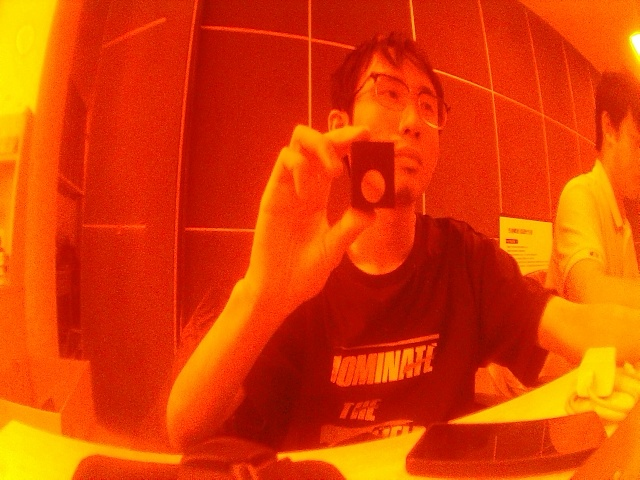
//> input picture SGBM(C++)/left_red.jpg, 640 x 480 px
$ ./SGBM   (built with g++ and OpenCV 4)
//> lines starting //> are read from the running program, lines starting //| are printed output that depends on the picture
/*        双目测距        */

#include <opencv2/opencv.hpp>
#include <iostream>
#include <math.h>

using namespace std;
using namespace cv;

const int imageWidth = 640;                             //摄像头的分辨率
const int imageHeight = 480;
Vec3f  point3;
float d;
Size imageSize = Size(imageWidth, imageHeight);

Mat img;
Mat rgbImageL, grayImageL;
Mat rgbImageR, grayImageR;
Mat rectifyImageL, rectifyImageR;
Rect m_l_select;
Rect m_r_select;

Rect validROIL;//图像校正之后，会对图像进行裁剪，这里的validROI就是指裁剪之后的区域
Rect validROIR;

Mat mapLx, mapLy, mapRx, mapRy;     //映射表
Mat Rl, Rr, Pl, Pr, Q;              //校正旋转矩阵R，投影矩阵P 重投影矩阵Q
Mat xyz;              //三维坐标

Point origin;         //鼠标按下的起始点
Rect selection;      //定义矩形选框
bool selectObject = false;    //是否选择对象

// ==== SGBM 全局调参变量 ====
int blockSize = 1;          // 实际 BlockSize: blockSize*2 + 5 -> 默认 7
int minDisparity = 1;       // 默认 1
int numDisparities = 4;     // 实际 NumDisparities: numDisparities*16 -> 默认 64
int preFilterCap = 1;       // 默认 1
int uniquenessRatio = 10;   // 默认 10
int speckleRange = 100;     // 默认 100
int speckleWindowSize = 100;// 默认 100
int disp12MaxDiff = 0;      // 实际 maxDiff: disp12MaxDiff - 1 -> 默认 -1
int modeSGBM = 1;           // 0:SGBM, 1:HH, 2:SGBM_3WAY -> 默认 1 (HH)
int img_channels = 3;
Ptr<cv::StereoSGBM> sgbm = cv::StereoSGBM::create();


/*事先标定好的左相机的内参矩阵
fx 0 cx
0 fy cy
0  0  1
*/
Mat cameraMatrixL = (Mat_<double>(3, 3) << 516.5066236, -1.444673028, 320.2950423, 0, 516.5816117, 270.7881873, 0, 0, 1.);
//获得的畸变参数


/*418.523322187048	0	0
-1.26842201390676	421.222568242056	0
344.758267538961	243.318992284899	1 */ //2

Mat distCoeffL = (Mat_<double>(5, 1) << -0.046645194, 0.077595167, 0.012476819, -0.000711358, 0);
//[0.006636837611004,0.050240447649195] [0.006681263320267,0.003130367429418]


/*事先标定好的右相机的内参矩阵
fx 0 cx
0 fy cy
0  0  1
*/
Mat cameraMatrixR = (Mat_<double>(3, 3) << 511.8428182, 1.295112628, 317.310253, 0, 513.0748795, 269.5885026, 0, 0, 1);


/*
417.417985082506	0	0
0.498638151824367	419.795432389420	0
309.903372309072	236.256106972796	1
*/ //2


Mat distCoeffR = (Mat_<double>(5, 1) << -0.061588946, 0.122384376, 0.011081232, -0.000750439, 0);
//[-0.038407383078874,0.236392800301615]  [0.004121779274885,0.002296129959664]


Mat T = (Mat_<double>(3, 1) << -120.3559901, -0.188953775, -0.662073075);//T平移向量
//[-1.210187345641146e+02,0.519235426836325,-0.425535566316217]
															 //对应Matlab所得T参数
//Mat rec = (Mat_<double>(3, 1) << -0.00306, -0.03207, 0.00206);//rec旋转向量，对应matlab om参数  我
Mat rec = (Mat_<double>(3, 3) << 0.999911333, -0.004351508, 0.012585312,
	0.004184066, 0.999902792, 0.013300386,
	-0.012641965, -0.013246549, 0.999832341);                //rec旋转向量，对应matlab om参数  我

/* 0.999341122700880	0.000660748031451783	-0.0362888948713456
-0.00206388651740061	0.999250989651683	-0.0386419468010579
0.0362361815232777	0.0386913826603732	0.998593969567432 */

//Mat T = (Mat_<double>(3, 1) << -48.4, 0.241, -0.0344);//T平移向量
																							  //[-1.210187345641146e+02,0.519235426836325,-0.425535566316217]
																							  //对应Matlab所得T参数

Mat R;//R 旋转矩阵


	  /*****立体匹配*****/
void stereo_match(int, void*)
{
	int actualBlockSize = MAX(3, blockSize * 2 + 5);
	int actualNumDisparities = MAX(16, numDisparities * 16);

	sgbm->setMinDisparity(minDisparity);
	sgbm->setNumDisparities(actualNumDisparities);
	sgbm->setBlockSize(actualBlockSize);

	int P1 = 8 * img_channels * actualBlockSize * actualBlockSize;
	int P2 = 32 * img_channels * actualBlockSize * actualBlockSize;
	sgbm->setP1(P1);
	sgbm->setP2(P2);

	int actualPreFilterCap = MAX(1, preFilterCap);
	sgbm->setPreFilterCap(actualPreFilterCap);
	sgbm->setUniquenessRatio(uniquenessRatio);
	sgbm->setSpeckleRange(speckleRange);
	sgbm->setSpeckleWindowSize(speckleWindowSize);
	sgbm->setDisp12MaxDiff(disp12MaxDiff - 1);

	if (modeSGBM == 0) sgbm->setMode(cv::StereoSGBM::MODE_SGBM);
	else if (modeSGBM == 1) sgbm->setMode(cv::StereoSGBM::MODE_HH);
	else sgbm->setMode(cv::StereoSGBM::MODE_SGBM_3WAY);

	Mat disp, disp8;
	sgbm->compute(rectifyImageL, rectifyImageR, disp);//输入图像必须为灰度图
	disp8 = Mat(disp.rows, disp.cols, CV_8UC1);
	normalize(disp, disp8, 0, 255, NORM_MINMAX, CV_8UC1);
	reprojectImageTo3D(disp, xyz, Q, true); //在实际求距离时，ReprojectTo3D出来的X / W, Y / W, Z / W都要乘以16(也就是W除以16)，才能得到正确的三维坐标信息。
	xyz = xyz * 16;
	imshow("disparity", disp8);
}

/*****描述：鼠标操作回调*****/
static void onMouse(int event, int x, int y, int, void*)
{
	if (selectObject)
	{
		selection.x = MIN(x, origin.x);
		selection.y = MIN(y, origin.y);
		selection.width = std::abs(x - origin.x);
		selection.height = std::abs(y - origin.y);
	}

	switch (event)
	{
	case EVENT_LBUTTONDOWN:   //鼠标左按钮按下的事件
		origin = Point(x, y);
		selection = Rect(x, y, 0, 0);
		selectObject = true;
		//cout << origin << "in world coordinate is: " << xyz.at<Vec3f>(origin) << endl;
		point3 = xyz.at<Vec3f>(origin);
		point3[0];
		//cout << "point3[0]:" << point3[0] << "point3[1]:" << point3[1] << "point3[2]:" << point3[2]<<endl;
		cout << "世界坐标：" << endl;
		cout << "x: " << point3[0] << "  y: " << point3[1] << "  z: " << point3[2] << endl;
		d = point3[0] * point3[0] + point3[1] * point3[1] + point3[2] * point3[2];
		d = sqrt(d);   //mm
	   // cout << "距离是:" << d << "mm" << endl;

		d = d / 10.0;   //cm
		cout << "距离是:" << d << "cm" << endl;

		// d = d/1000.0;   //m
		// cout << "距离是:" << d << "m" << endl;

		break;
	case EVENT_LBUTTONUP:    //鼠标左按钮释放的事件
		selectObject = false;
		if (selection.width > 0 && selection.height > 0)
			break;
	}
}


/*****主函数*****/
int main()
{
	cv::FileStorage fs("camera_param.yml", cv::FileStorage::READ);
	if (fs.isOpened()) {
		fs["red_mtx"] >> cameraMatrixL;
		fs["red_dist"] >> distCoeffL;
		fs["green_mtx"] >> cameraMatrixR;
		fs["green_dist"] >> distCoeffR;
		fs["rg_R"] >> R;
		fs["rg_T"] >> T;
		fs.release();
	}
	else {
		cout << "Failed to open camare_param.yml" << endl;
		return -1;
	}

	/*
	立体校正
	*/
	// Rodrigues(rec, R); //Rodrigues变换
	stereoRectify(cameraMatrixL, distCoeffL, cameraMatrixR, distCoeffR, imageSize, R, T, Rl, Rr, Pl, Pr, Q, CALIB_ZERO_DISPARITY,
		0, imageSize, &validROIL, &validROIR);
	initUndistortRectifyMap(cameraMatrixL, distCoeffL, Rl, Pr, imageSize, CV_32FC1, mapLx, mapLy);
	initUndistortRectifyMap(cameraMatrixR, distCoeffR, Rr, Pr, imageSize, CV_32FC1, mapRx, mapRy);

	/*
	读取图片
	*/

	rgbImageL = imread("left_red.jpg", IMREAD_COLOR);
//> rgbImageL is the input picture: 480 rows x 640 cols, CV_8UC3; mean B, G, R 3.5, 64.1, 221.5
	cvtColor(rgbImageL, grayImageL, COLOR_BGR2GRAY);
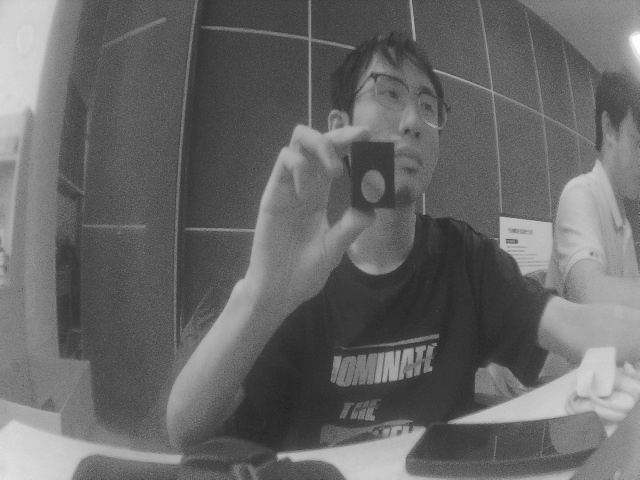
//> grayImageL: 480 rows x 640 cols, CV_8UC1; min 34, max 255, mean 104.2

	rgbImageR = imread("right_green.jpg", IMREAD_COLOR);
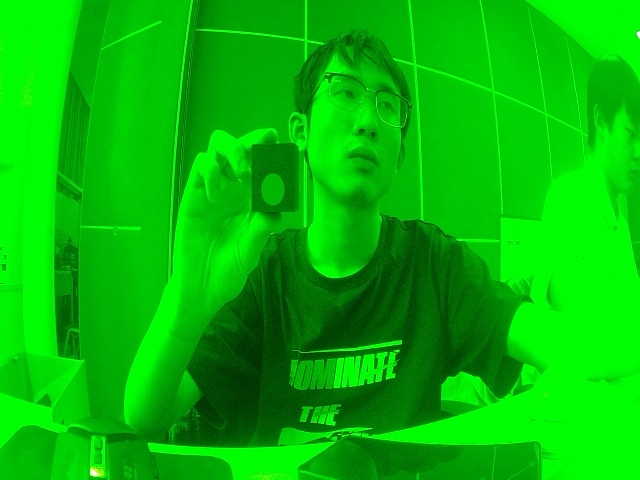
//> input picture SGBM(C++)/right_green.jpg, 640 x 480 px
//> rgbImageR is the input picture: 480 rows x 640 cols, CV_8UC3; mean B, G, R 3.6, 187.2, 2.2
	cvtColor(rgbImageR, grayImageR, COLOR_BGR2GRAY);

	// namedWindow("ImageL", WINDOW_AUTOSIZE);
	// namedWindow("ImageR", WINDOW_AUTOSIZE);
	imwrite("ImageL.jpg", grayImageL);
	imwrite("ImageR.jpg", grayImageR);
	// int key = -1;
    // while (key == -1 || key == 10 || key == 13) {
    //     key = waitKey(50);
    // }

	/*
	经过remap之后，左右相机的图像已经共面并且行对准了
	*/
	remap(grayImageL, rectifyImageL, mapLx, mapLy, INTER_LINEAR);
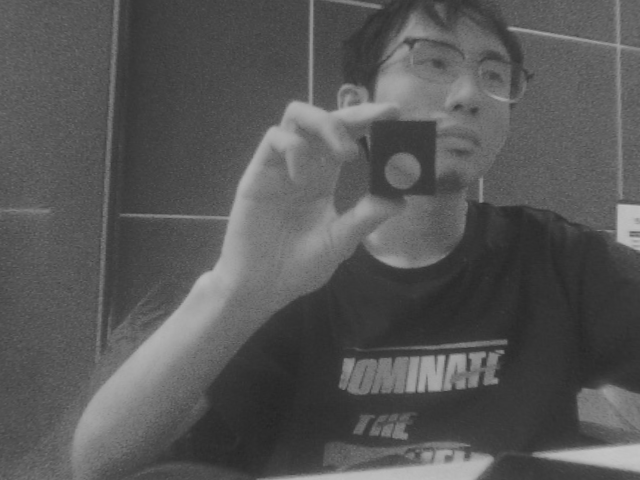
//> rectifyImageL: 480 rows x 640 cols, CV_8UC1; min 37, max 198, mean 87.3
	remap(grayImageR, rectifyImageR, mapRx, mapRy, INTER_LINEAR);
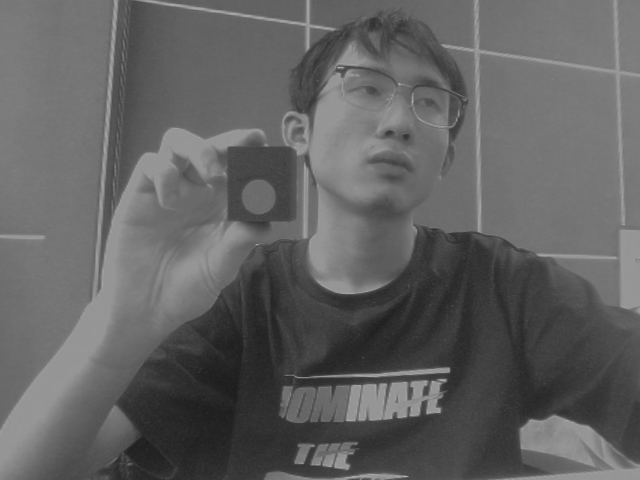
//> rectifyImageR: 480 rows x 640 cols, CV_8UC1; min 28, max 182, mean 97.5

	/*
	把校正结果显示出来
	*/
	Mat rgbRectifyImageL, rgbRectifyImageR;
	cvtColor(rectifyImageL, rgbRectifyImageL, COLOR_GRAY2BGR);  //伪彩色图
	cvtColor(rectifyImageR, rgbRectifyImageR, COLOR_GRAY2BGR);

	// //单独显示
	// rectangle(rgbRectifyImageL, validROIL, Scalar(0, 0, 255), 3, 8);
	// rectangle(rgbRectifyImageR, validROIR, Scalar(0, 0, 255), 3, 8);
	// imwrite("ImageL After Rectify.jpg", rgbRectifyImageL);
	// imwrite("ImageR After Rectify.jpg", rgbRectifyImageR);

	//显示在同一张图上
	Mat canvas;
	double sf;
	int w, h;
	sf = 600. / MAX(imageSize.width, imageSize.height);
	w = cvRound(imageSize.width * sf);
	h = cvRound(imageSize.height * sf);
	canvas.create(h, w * 2, CV_8UC3);   //注意通道

	//左图像画到画布上
	Mat canvasPart = canvas(Rect(w * 0, 0, w, h));                                //得到画布的一部分
	resize(rgbRectifyImageL, canvasPart, canvasPart.size(), 0, 0, INTER_AREA);     //把图像缩放到跟canvasPart一样大小
	Rect vroiL(cvRound(validROIL.x*sf), cvRound(validROIL.y*sf),                //获得被截取的区域
		cvRound(validROIL.width*sf), cvRound(validROIL.height*sf));
	//rectangle(canvasPart, vroiL, Scalar(0, 0, 255), 3, 8);                      //画上一个矩形
	cout << "Painted ImageL" << endl;

	//右图像画到画布上
	canvasPart = canvas(Rect(w, 0, w, h));                                      //获得画布的另一部分
//> canvasPart: 450 rows x 600 cols, CV_8UC3; every value is 0
	resize(rgbRectifyImageR, canvasPart, canvasPart.size(), 0, 0, INTER_LINEAR);
	Rect vroiR(cvRound(validROIR.x * sf), cvRound(validROIR.y*sf),
		cvRound(validROIR.width * sf), cvRound(validROIR.height * sf));
	//rectangle(canvasPart, vroiR, Scalar(0, 0, 255), 3, 8);
	cout << "Painted ImageR" << endl;

	//画上对应的线条
	for (int i = 0; i < canvas.rows; i += 16)
		line(canvas, Point(0, i), Point(canvas.cols, i), Scalar(0, 255, 0), 1, 8);
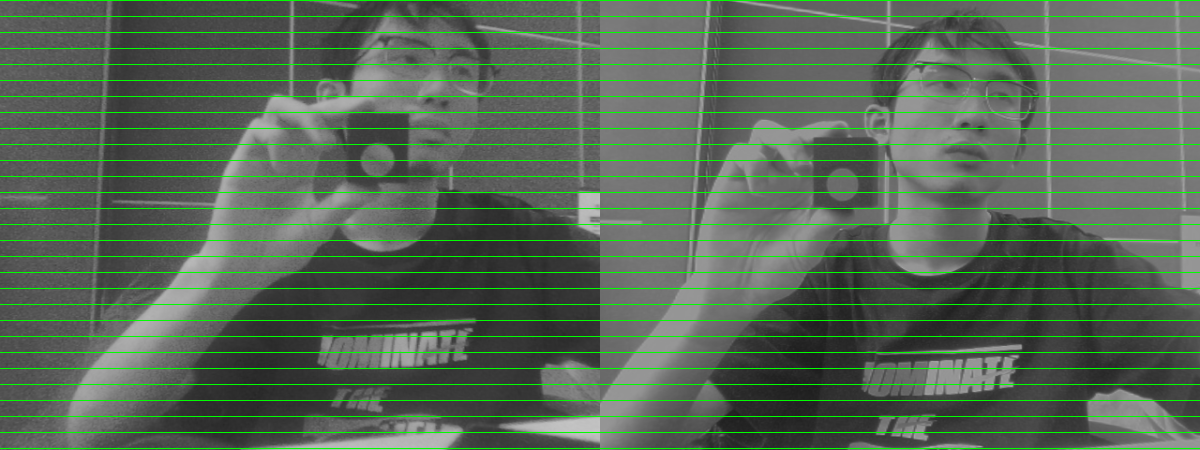
//> canvas: 450 rows x 1200 cols, CV_8UC3; mean B, G, R 86.3, 102.8, 86.3
	imwrite("rectified.jpg", canvas);

	// 将原图转换成灰度图后，也画上平行线并保存，用作和校正后的图像对比
	Mat canvasOrig;
	canvasOrig.create(h, w * 2, CV_8UC3);
	Mat canvasPartOrig = canvasOrig(Rect(w * 0, 0, w, h));
	Mat rgbOrigL, rgbOrigR;
	cvtColor(grayImageL, rgbOrigL, COLOR_GRAY2BGR);
	resize(rgbOrigL, canvasPartOrig, canvasPartOrig.size(), 0, 0, INTER_AREA);

	canvasPartOrig = canvasOrig(Rect(w, 0, w, h));
	cvtColor(grayImageR, rgbOrigR, COLOR_GRAY2BGR);
	resize(rgbOrigR, canvasPartOrig, canvasPartOrig.size(), 0, 0, INTER_LINEAR);

	for (int i = 0; i < canvasOrig.rows; i += 16)
		line(canvasOrig, Point(0, i), Point(canvasOrig.cols, i), Scalar(0, 255, 0), 1, 8);
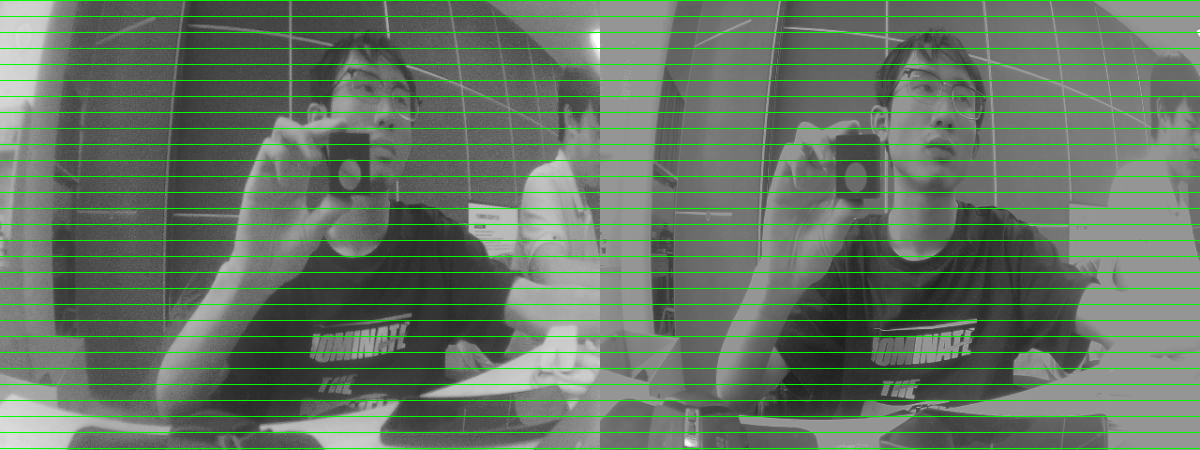
//> canvasOrig: 450 rows x 1200 cols, CV_8UC3; mean B, G, R 100.6, 117, 100.6
	imwrite("original.jpg", canvasOrig);

	/*
	立体匹配
	*/
	namedWindow("disparity", WINDOW_AUTOSIZE);

	/*************************调参可视化**********************************************/
	createTrackbar("BlockSize(x2+5):\n", "disparity", &blockSize, 10, stereo_match);
	createTrackbar("MinDisparity:\n", "disparity", &minDisparity, 20, stereo_match);
	createTrackbar("NumDisp(x16):\n", "disparity", &numDisparities, 16, stereo_match);
	createTrackbar("PreFilterCap:\n", "disparity", &preFilterCap, 63, stereo_match);
	createTrackbar("UniquenessRatio:\n", "disparity", &uniquenessRatio, 50, stereo_match);
	createTrackbar("SpeckleWin:\n", "disparity", &speckleWindowSize, 200, stereo_match);
	createTrackbar("SpeckleRange:\n", "disparity", &speckleRange, 100, stereo_match);
	createTrackbar("Disp12MaxD(+1):\n", "disparity", &disp12MaxDiff, 25, stereo_match);
	createTrackbar("Mode(0~2):\n", "disparity", &modeSGBM, 2, stereo_match);

	//鼠标响应函数setMouseCallback(窗口名称, 鼠标回调函数, 传给回调函数的参数，一般取0)
	setMouseCallback("disparity", onMouse, 0);
	stereo_match(0, 0);
//> in stereo_match, `sgbm->compute(rectifyImageL, rectifyImageR, disp);`:
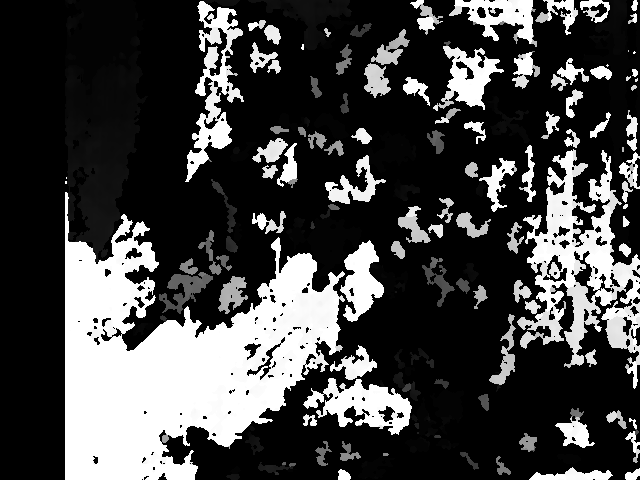
//> disp: 480 rows x 640 cols, CV_16SC1; min 0, max 1024, mean 274.7; drawn with min black and max white
//> in stereo_match, `reprojectImageTo3D(disp, xyz, Q, true);`: xyz: 480 rows x 640 cols, CV_32FC3; 41.04% of the values are NaN or infinite; the others: min -2886.4, max 10000, mean 3378.9
//> in stereo_match, `reprojectImageTo3D(disp, xyz, Q, true);`: Q = [[1, 0, 0, -315.7], [0, 1, 0, -230.4], [0, 0, 0, 579.6], [0, 0, -0.0126, 0]]
//> in stereo_match, `xyz = xyz * 16;`: xyz: 480 rows x 640 cols, CV_32FC3; 41.04% of the values are NaN or infinite; the others: min -46182.2, max 160000, mean 54062.2

	waitKey();
	return 0;
}
